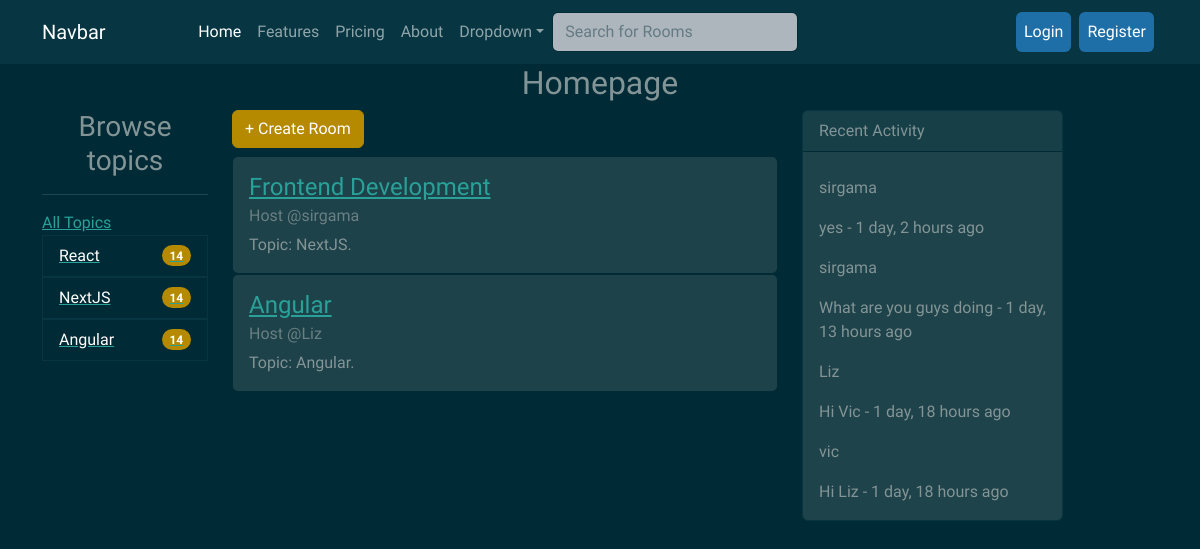
/, run on an earlier commit of the app's database.
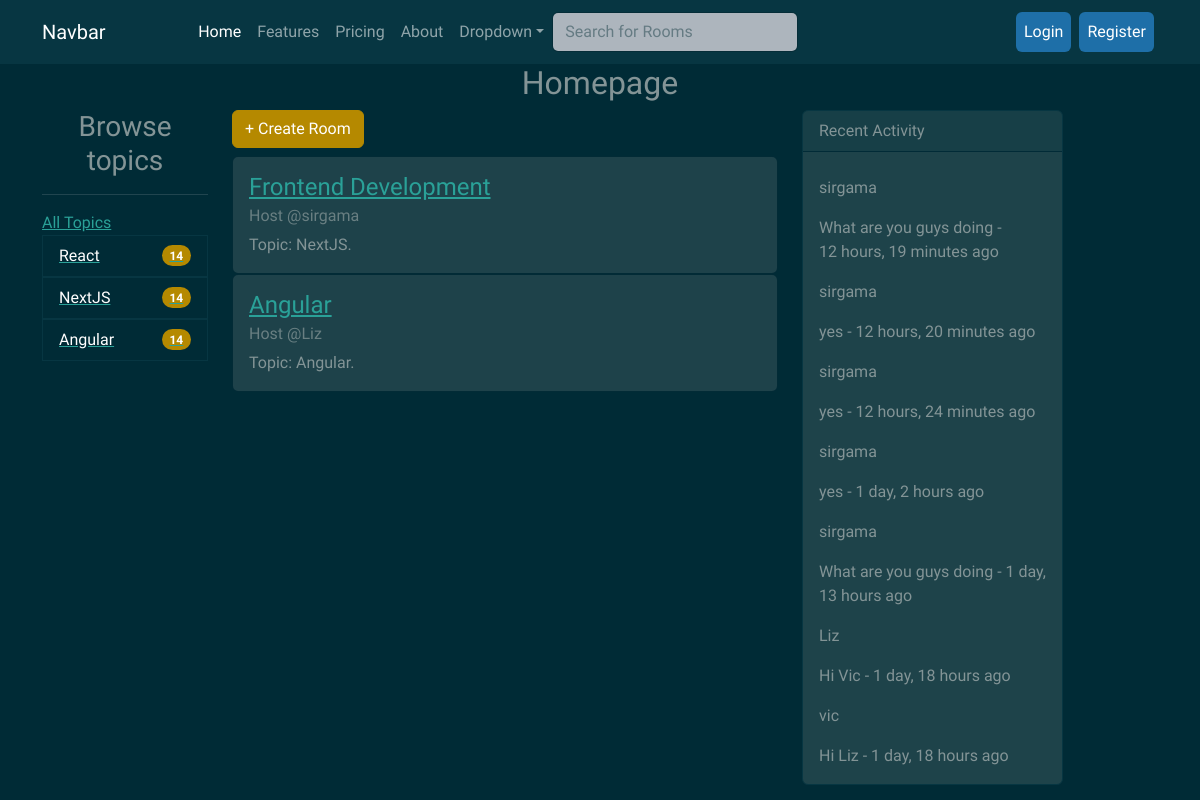
And on a later commit of the database.
### mainapp/models.py (models this page shows, shortened)
class Topic(models.Model):
    name = models.CharField(max_length=200)

class Room(models.Model):
    host = models.ForeignKey(User,on_delete=models.SET_NULL, null=True)
    topic = models.ForeignKey(Topic, on_delete=models.SET_NULL, null=True)
    name = models.CharField(max_length=100)
    description = models.TextField(null=True, blank=True)
    participants = models.ManyToManyField(User, related_name='participants', blank=True)
    updated = models.DateTimeField(auto_now=True)
    created = models.DateTimeField(auto_now_add=True)
    class Meta:
        ordering = ['-updated', '-created']

class Message(models.Model):
    user = models.ForeignKey(User, on_delete=models.CASCADE)
    room = models.ForeignKey(Room, on_delete=models.CASCADE)
    body = models.TextField()
    updated = models.DateTimeField(auto_now=True)
    created = models.DateTimeField(auto_now_add=True)
    class Meta:
        ordering = ['-updated', '-created']

### mainapp/views.py (the view)
# urls.py: 2. Add a URL to urlpatterns:  path('', views.home, name='home')
def home(request):
    q = request.GET.get('q') if request.GET.get('q')!= None else ''
    all_messages = Message.objects.all().order_by('-created')
    room = Room.objects.filter(Q(topic__name__icontains = q) | Q(name__icontains=q) | Q(description__icontains=q) | Q(host__username__icontains=q))
    topic = Topic.objects.all()
    context = {
        "rooms":room,
        "topics":topic,
        "texts":all_messages
    }
    return render(request, 'mainapp/home.html', context)

### mainapp/templates/mainapp/home.html (shortened to what this page needs)
{% extends 'mainapp/base.html' %}
{% load static %}
{% block content %}
{% include 'mainapp/navbar.html' %}
<h2 class="text-center">Homepage</h2>
<div class="container">
    <div class="row">
        <div class="col-md-2">
            <h3 class="text-center">Browse topics</h3>
            <hr>
            <a href="{% url 'home' %}">All Topics</a>
            <ul class="list-group">
                {% for topic in topics %}
                   <a href="{% url 'home' %}?q={{topic.name}}"> <li class="list-group-item d-flex justify-content-between align-items-center">
                    {{topic.name}}
                    <span class="badge bg-primary rounded-pill">14</span>
                    </li></a>
                {% endfor %}
            </ul>
        </div>
        <div class="col-md-6">
           <a href="{% url 'newroom' %}"><h6 class="btn btn-primary">+ Create Room</h6></a>
            {% for room in rooms %}
            <div class="card">
                <div class="card-body">
                  <h4 class="card-title"><a href="{% url 'room' room.id %}">{{room.name}}</a></h4>
                  <h6 class="card-subtitle mb-2 text-muted">Host @{{room.host.username}}</h6>
                  <p class="card-text">Topic: {{room.topic.name}}.</p>
                </div>
              </div>
              {% endfor %}
        </div>
        <div class="col-md-3">
            {% include 'mainapp/activityfeed.html' %}
        </div>
    </div>
</div>
{% endblock %}

### mainapp/templates/mainapp/base.html (shortened to what this page needs)
{% load static %}
<!DOCTYPE html>
<html lang="en">
<head>
    <link rel="stylesheet" href="https://cdnjs.cloudflare.com/ajax/libs/bootswatch/5.2.0/solar/bootstrap.min.css" />
</head>
<body>
    {% block content %}
    {% endblock %}
</body>
</html>

### mainapp/templates/mainapp/navbar.html (shortened to what this page needs)
{% load static %}
<nav class="navbar navbar-expand-lg navbar-dark bg-dark">
    <div class="container">
      <a class="navbar-brand" href="#">Navbar</a>
      <div class="collapse navbar-collapse" id="navbarColor02">
        <ul class="navbar-nav m-auto">
          <li class="nav-item">
            <a class="nav-link active" href="{% url 'home' %}">Home
            </a>
          </li>
          <li class="nav-item">
            <a class="nav-link" href="#">Features</a>
          </li>
          <li class="nav-item">
            <a class="nav-link" href="#">Pricing</a>
          </li>
          <li class="nav-item">
            <a class="nav-link" href="#">About</a>
          </li>
          <li class="nav-item dropdown">
            <a class="nav-link dropdown-toggle" data-bs-toggle="dropdown" href="#" role="button" aria-haspopup="true" aria-expanded="false">Dropdown</a>
          </li>
           <form class="d-flex" method="GET" action="{% url 'home' %}">
          <input class="form-control me-sm-2" type="text" placeholder="Search for Rooms" name="q" pwa2-uuid="EDITOR/input-863-FCC-3BBCC-11C" pwa-fake-editor="">
        </form>
        </ul>
      </div>
      <div class="collapse navbar-collapse" id="navbarColor02">
        <ul class="navbar-nav ms-auto">
            {% if request.user.is_authenticated %}
            <li class="nav-item">
              <a class="nav-link" href="#">Hi, {{request.user}}</a>
            </li>
            <li class="nav-item">
                <a class="nav-link active btn btn-success" href="{% url 'logout' %}">Logout
                    <span class="visually-hidden">(current)</span>
                </a>
            </li>
            {% else %}
                <li class="nav-item m-1">
                    <a class="nav-link active btn btn-info" href="{% url 'log' %}">Login
                    </a>
                </li>
                <li class="nav-item m-1">
                  <a class="nav-link active btn btn-info" href="{% url 'register' %}">Register
                  </a>
              </li>
            {% endif %}
        </ul>
      </div>
    </div>
  </nav>

### mainapp/templates/mainapp/activityfeed.html (shortened to what this page needs)
{% load static %}
<div class="card border-dark mb-3" style="max-width: 20rem;">
    <div class="card-header">Recent Activity</div>
    <div class="card-body">
      {% for mess in texts %}
      <p class="card-text">{{mess.user.username}}</p>
      <p class="card-text">{{mess.body}} - {{mess.created | timesince}} ago</p>
      {% endfor %}
    </div>
  </div>

What changed in the data, as far as the page shows it:
added Message: user.username "sirgama", body "What are you guys doing", created "12 hours, 19 minutes"
added Message: user.username "sirgama", body "yes", created "12 hours, 20 minutes"
added Message: user.username "sirgama", body "yes", created "12 hours, 24 minutes"
